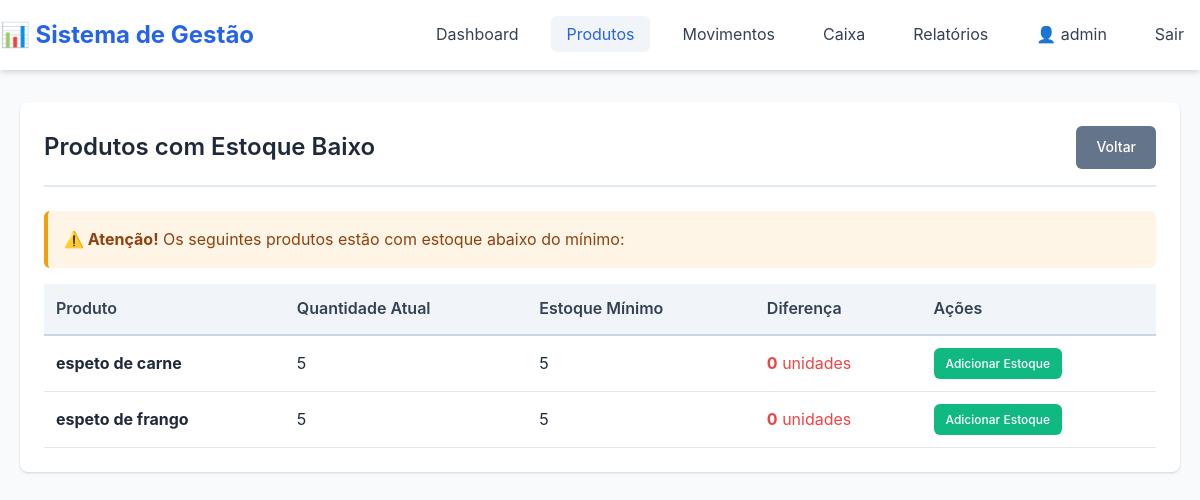
/produtos/estoque-baixo (signed in), run on an earlier commit of the app's database.
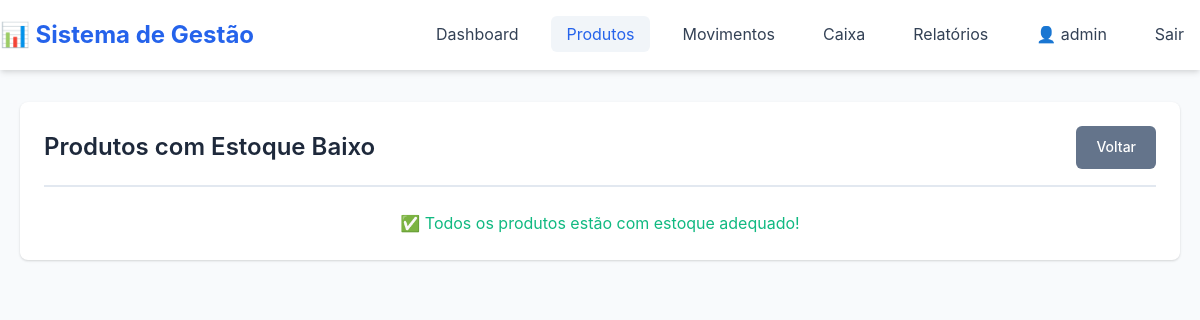
And on a later commit of the database.
### app/models/produto.py (models this page shows, shortened)
class Produto(db.Model):
    __tablename__ = 'produto'
    id = db.Column(db.Integer, primary_key=True)
    nome = db.Column(db.String(100), nullable=False)
    qtd = db.Column(db.Integer, default=0)
    valor_compra = db.Column(db.Float, nullable=False)
    valor_venda = db.Column(db.Float, nullable=False)
    estoque_minimo = db.Column(db.Integer, default=5)
    ativo = db.Column(db.Boolean, default=True)
    movimentos = db.relationship('Movimento', backref='produto', lazy=True, cascade='all, delete-orphan')
    @property
    def quantidade(self):
        """Alias para qtd para compatibilidade"""
        return self.qtd

### app/blueprints/produtos.py (the view)
@produtos_bp.route('/estoque-baixo')
@login_required
def estoque_baixo():
    produtos = ProdutoService.produtos_estoque_baixo()
    return render_template('produtos/estoque_baixo.html', produtos=produtos)

### app/services/produto_service.py (called while the page is built)
    @staticmethod
    def produtos_estoque_baixo():
        return Produto.query.filter(Produto.qtd <= Produto.estoque_minimo, Produto.ativo == True).all()

### app/templates/produtos/estoque_baixo.html (shortened to what this page needs)
{% extends 'base.html' %}
{% block content %}
<div class="card">
    <div class="card-header">
        <h1 class="card-title">Produtos com Estoque Baixo</h1>
        <a href="{{ url_for('produtos.listar') }}" class="btn btn-secondary">Voltar</a>
    </div>
    {% if produtos %}
        <div class="alert alert-warning">
            <strong>⚠️ Atenção!</strong> Os seguintes produtos estão com estoque abaixo do mínimo:
        </div>
        <div class="table-responsive">
            <table>
                <thead>
                    <tr>
                        <th>Produto</th>
                        <th>Quantidade Atual</th>
                        <th>Estoque Mínimo</th>
                        <th>Diferença</th>
                        <th>Ações</th>
                    </tr>
                </thead>
                <tbody>
                    {% for p in produtos %}
                    <tr>
                        <td><strong>{{ p.nome }}</strong></td>
                        <td>{{ p.qtd }}</td>
                        <td>{{ p.estoque_minimo }}</td>
                        <td class="text-danger">
                            <strong>{{ p.estoque_minimo - p.qtd }}</strong> unidades
                        </td>
                        <td>
                            <a href="{{ url_for('movimentos.entrada') }}?produto_id={{ p.id }}" class="btn btn-success btn-sm">Adicionar Estoque</a>
                        </td>
                    </tr>
                    {% endfor %}
                </tbody>
            </table>
        </div>
    {% else %}
        <p class="text-center text-success">✅ Todos os produtos estão com estoque adequado!</p>
    {% endif %}
</div>
{% endblock %}

What changed in the data, as far as the page shows it:
removed Produto: nome "espeto de carne", qtd "5", estoque_minimo "5", p.estoque_minimo-p.qtd "0"
removed Produto: nome "espeto de frango", qtd "5", estoque_minimo "5", p.estoque_minimo-p.qtd "0"
Also different on the page:
text no longer shown: "⚠️ Atenção! Os seguintes produtos estão com estoque abaixo do mínimo: Produto Quantidade Atual Estoque Mínimo Diferença Ações"
text now shown: "✅ Todos os produtos estão com estoque adequado!"
